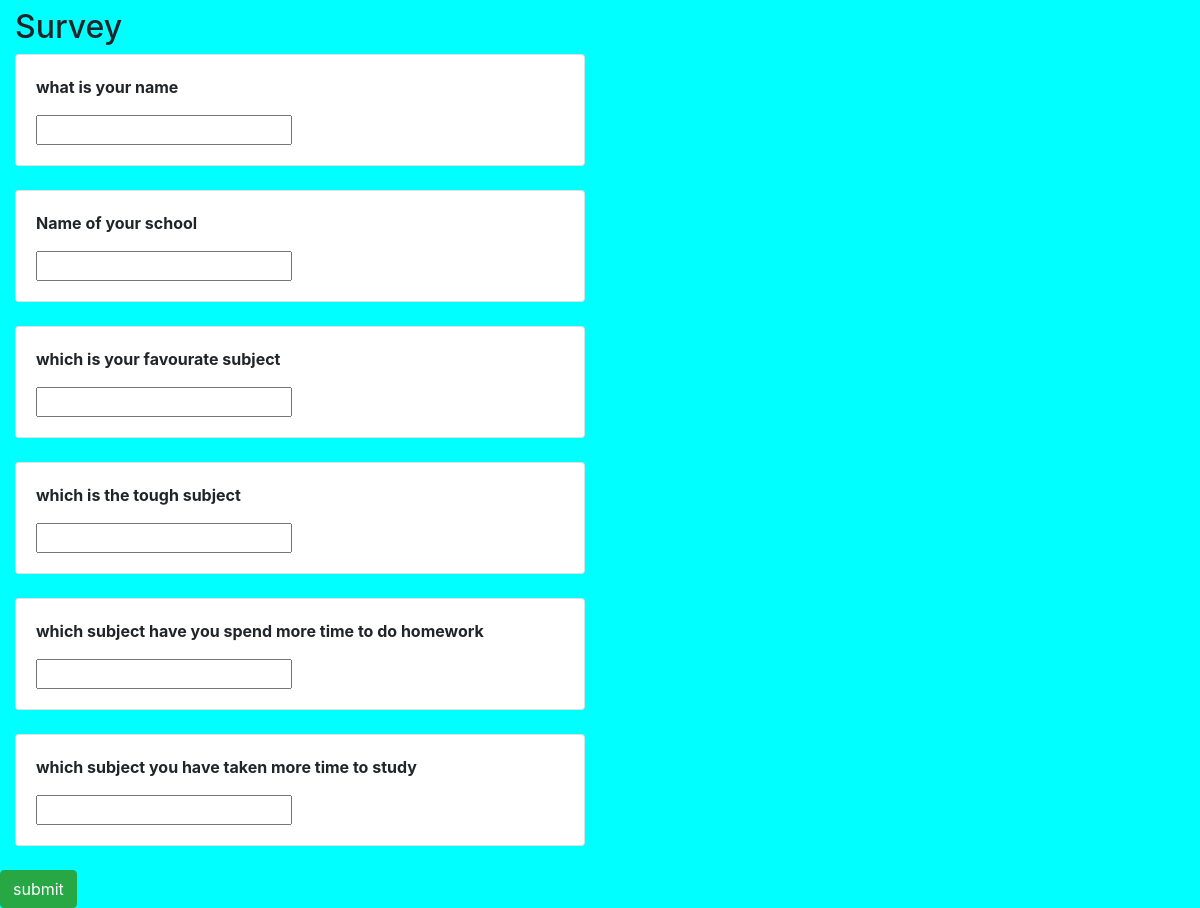
/index, run on the app's committed database.
### sampleapp/models.py (models this page shows, shortened)
class Sample(models.Model):
    question=models.CharField(max_length=250)
    answer = models.CharField(max_length=250)

### sampleapp/views.py (the view)
# urls.py: path('index',views.index,name='index'),
def index(request):
    sur=Sample.objects.all()
    context={
        'movie_list':sur
    }
    return render(request,"home.html",context)

### templates/home.html (shortened to what this page needs)
{% load static %}
<!DOCTYPE html>
<head>
 <link rel="stylesheet" href="https://cdn.jsdelivr.net/npm/bootstrap@4.0.0/dist/css/bootstrap.min.css">
    <link rel="stylesheet" href="{% static 'style.css' %}">
</head>
<div class="container-fluid">
    <div class="row">
        <div class="col-md-12">
        </div>
    </div>
</div>
               <div class="col-md-6">
            <h2>Survey</h2>
            {% for i in movie_list %}
            <div class="shadow card">
                <div class="card-body">
                    <p><b>{{i.question}}</b></p>
                    <input type="text" name="answer">
            </div>
        </div>
                   <br>
          {% endfor %}
    </div>
 <a class="btn btn-success" href="{% url 'thank' %}" >submit</a>

### data on the page
Sample: question "what is your name"
Sample: question "Name of your school"
Sample: question "which is your favourate subject"
Sample: question "which is the tough subject"
Sample: question "which subject have you spend more time to do homework"
Sample: question "which subject you have taken more time to study"
